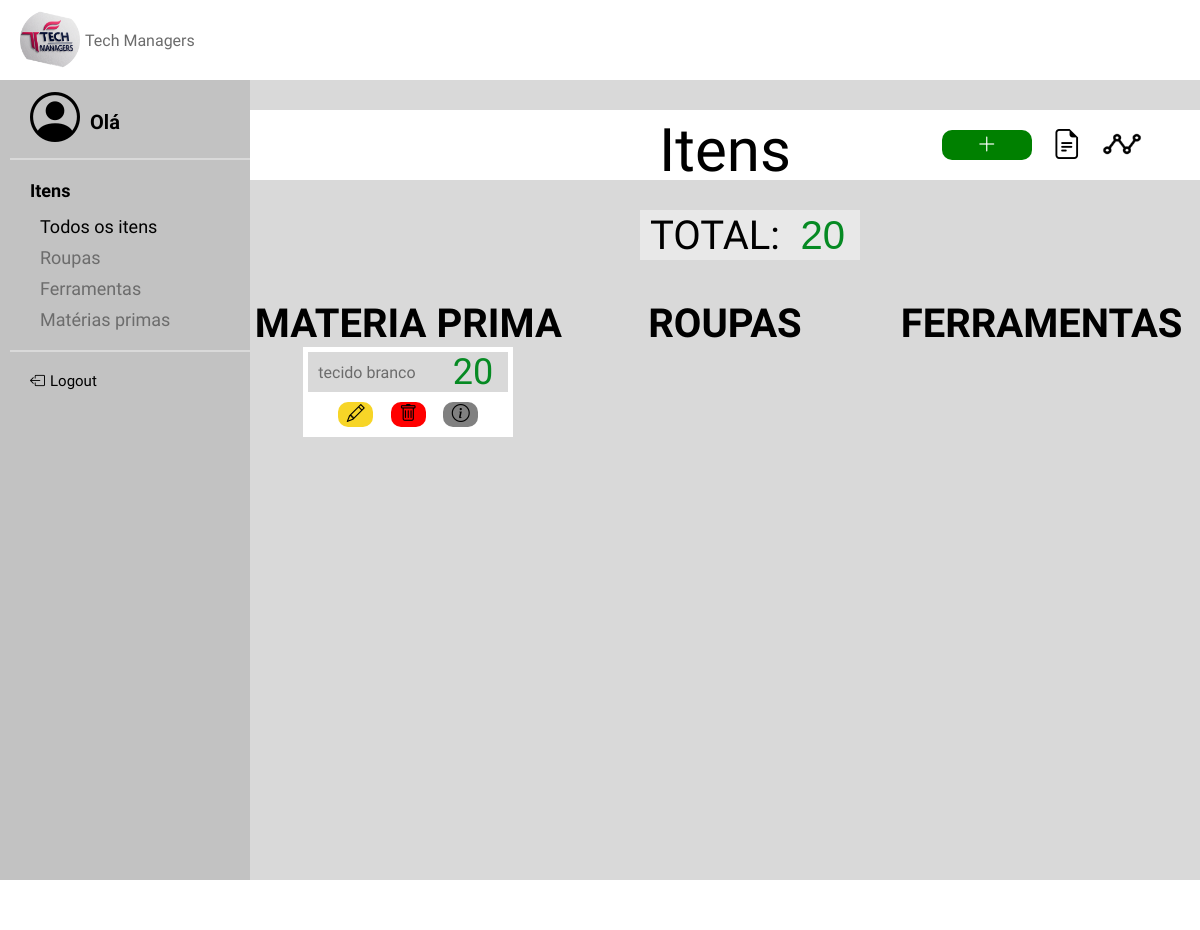
The app's page /TelaAI, older data.
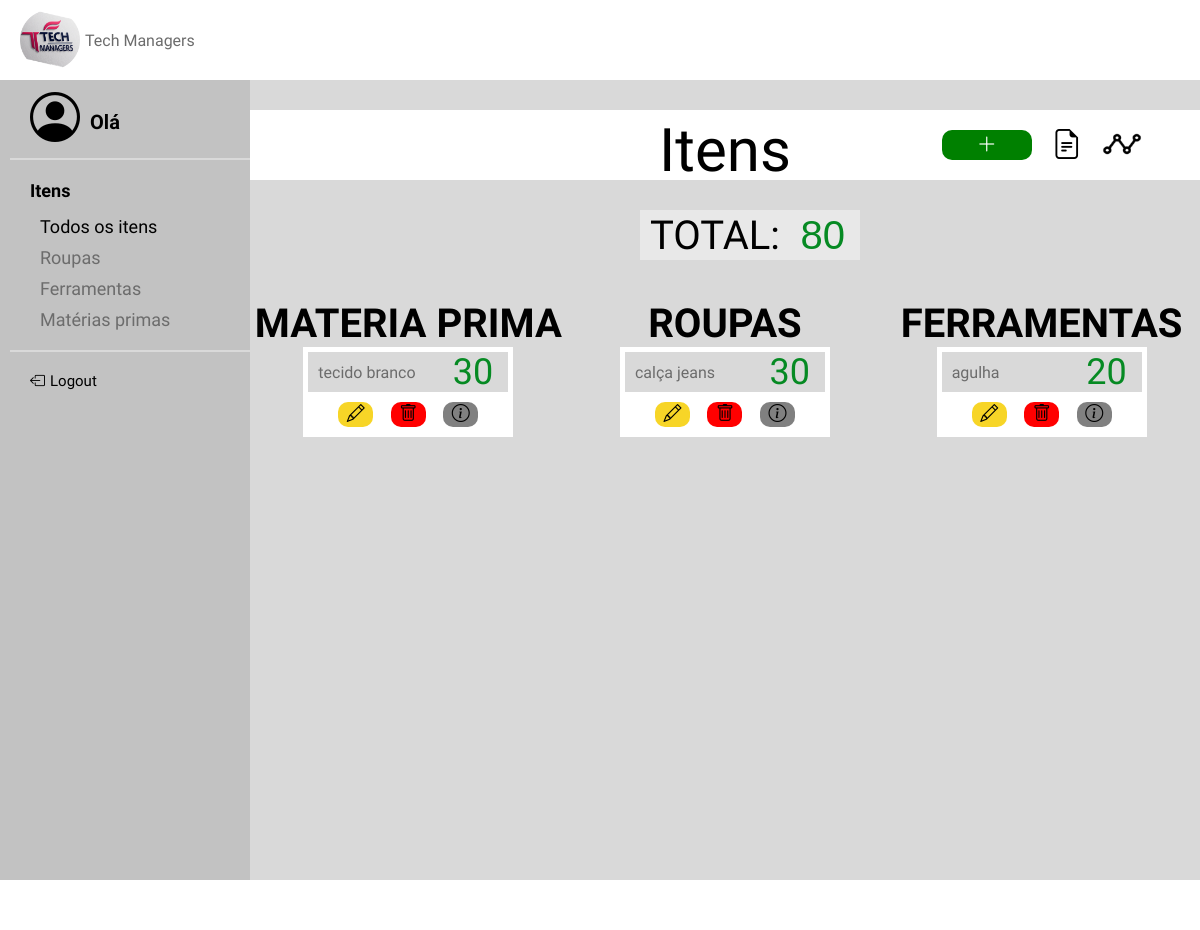
The same page, newer data.
### models.py (models this page shows, shortened)
class ITEM(Base):
    __tablename__ = 'item'
    id = Column(Integer, primary_key=True, unique=True, nullable=False, index=True)
    nome = Column(String(40), nullable=False, index=True)
    tipo = Column(String(40), nullable=False, index=True)
    quantidade = Column(Integer, nullable=False, index=True)

### app.py (the view)
@app.route('/TelaAI')
def telaitens():
    itens = ITEM.query.all()
    total = db_session.query(func.sum(ITEM.quantidade)).scalar() or 0
    return render_template("TelaAItens.html", itens=itens, total=total)

### templates/TelaAItens.html (shortened to what the changed rows need)
{% extends "base.html" %}
{% block conteudo %}
    <link rel="stylesheet" href="/static/TelaAItens.css">
    <div class="container">
        <div id="total">
            <p for="numero" id="textonumero"> TOTAL: </p>
            <input type="number" id="camponumero" name="numero" value="{{ total }}" readonly>
        </div>
        <div class="cards">
            <div class="materias">
                {% for item in itens %}
                    {% if item.tipo == "Materia" %}
                        <div class="card">
                            <form class="input-group">
                                <input type="text" id="nome" name="nome" value="{{ item.nome }}" readonly>
                                <input type="number" id="quantidade" name="quantidade" value="{{ item.quantidade }}"
                                       disabled>
                            </form>
                            <div class="botoes">
                                <button id="btn1"
                                        onclick="window.location.href='{{ url_for('TelaEItem', id=item.id) }}'"><i
                                        class="bi bi-pencil"></i></button>
                                <button id="btn2"><a href="{{ url_for('delete', id=item.id) }}"
                                                     onclick="return confirm('Deseja deletar esta Roupa?')"><i
                                        class="bi bi-trash"></i></a></button>
                                <button id="btn3"
                                        onclick="window.location.href='{{ url_for('TelaDItem', id=item.id) }}'"><i
                                        class="bi bi-info-circle"></i></button>
                            </div>
                        </div>
                    {% endif %}
                {% endfor %}
            </div>
            <div class="roupas">
                {% for item in itens %}
                    {% if item.tipo == "Roupa" %}
                        <div class="card">
                            <form class="input-group">
                                <input type="text" id="nome" name="nome" value="{{ item.nome }}" readonly>
                                <input type="number" id="quantidade" name="quantidade" value="{{ item.quantidade }}"
                                       disabled>
                            </form>
                            <div class="botoes">
                                <button id="btn1"
                                        onclick="window.location.href='{{ url_for('TelaEItem', id=item.id) }}'"><i
                                        class="bi bi-pencil"></i></button>
                                <button id="btn2"><a href="{{ url_for('delete', id=item.id) }}"
                                                     onclick="return confirm('Deseja deletar esta Roupa?') "><i
                                        class="bi bi-trash"></i></a></button>
                                <button id="btn3"
                                        onclick="window.location.href='{{ url_for('TelaDItem', id=item.id) }}'"><i
                                        class="bi bi-info-circle"></i></button>
                            </div>
                        </div>
                    {% endif %}
                {% endfor %}
            </div>
            <div class="ferramentas">
                {% for item in itens %}
                    {% if item.tipo == "Ferramenta" %}
                        <div class="card">
                            <form class="input-group">
                                <input type="text" id="nome" name="nome" value="{{ item.nome }}" readonly>
                                <input type="number" id="quantidade" name="quantidade" value="{{ item.quantidade }}"
                                       disabled>
                            </form>
                            <div class="botoes">
                                <button id="btn1"
                                        onclick="window.location.href='{{ url_for('TelaEItem', id=item.id) }}'"><i
                                        class="bi bi-pencil"></i></button>
                                <button id="btn2"><a href="{{ url_for('delete', id=item.id) }}"
                                                     onclick="return confirm('Deseja deletar esta Ferramenta?') "><i
                                        class="bi bi-trash"></i></a></button>
                                <button id="btn3"
                                        onclick="window.location.href='{{ url_for('TelaDItem', id=item.id) }}'"><i
                                        class="bi bi-info-circle"></i></button>
                            </div>
                        </div>
                    {% endif %}
                {% endfor %}
            </div>
        </div>
    </div>
    </div>
{% endblock %}

Row changes from the older to the newer data that the page shows:
changed ITEM "tecido branco": quantidade "20" → "30"
added ITEM: nome "calça jeans", quantidade "30"
added ITEM: nome "agulha", quantidade "20"
Text that changed along with them:
form field numero: "20" → "80"
